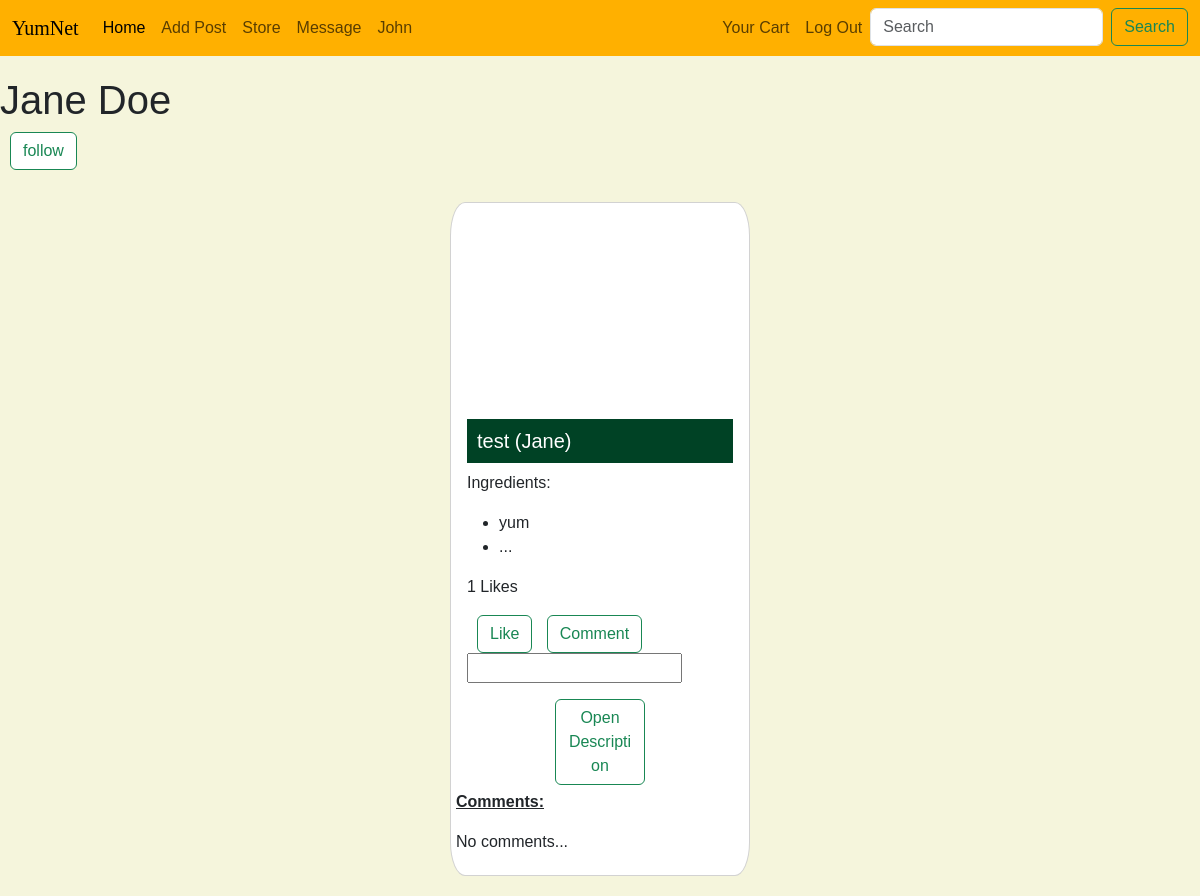
/userPage.php (signed in), run on the app's committed database.
### tables this page shows
CREATE TABLE `page_user` (
  `uid` int(11) NOT NULL,
  `first_name` varchar(255) NOT NULL,
  `last_name` varchar(255) NOT NULL,
  `user_name` varchar(255) NOT NULL,
  `email` varchar(255) NOT NULL,
  `pass` varchar(255) NOT NULL,
  `dob` date DEFAULT '2003-10-28',
  `last_seen` datetime DEFAULT current_timestamp(),
  `gender` bit(1) DEFAULT b'0' COMMENT 'male is zero female is one',
  `pic_url` varchar(255) DEFAULT NULL
);

CREATE TABLE `post` (
  `pid` int(11) NOT NULL,
  `img_url` varchar(2048) NOT NULL,
  `title` varchar(255) DEFAULT NULL,
  `published_at` datetime NOT NULL,
  `is_veg` int(1) NOT NULL,
  `caption` varchar(2048) NOT NULL,
  `user_id` int(11) NOT NULL
);

CREATE TABLE `postingredient` (
  `ingredient_name` varchar(255) NOT NULL,
  `post_id` int(11) NOT NULL,
  `quantity` int(11) DEFAULT NULL
);

### userPage.php (the view, shortened to what this page needs)
<!DOCTYPE html>
<html lang="en">
<head>
    <?php require 'includes_and_requires/bootstrap.php'?>
    <?php require 'styleTemp.php'?>
</head>
<body>
    <?php include 'includes_and_requires/menu.php'?>
    <?php
    require 'config.php';
    $sql =  "select first_name,last_name
    from page_user where uid = $_SESSION[pageUser]
    ";
    $ret = mysqli_query($conn,$sql);
    $name = mysqli_fetch_assoc($ret);
    echo"<h1>{$name['first_name']} {$name['last_name']}</h1>";
    $sql = "select * from follower where follower_id = $_SESSION[user_id] and following_id = $_SESSION[pageUser]";
    $ret = mysqli_query($conn,$sql);
    if($_SESSION['user_id']!=$_SESSION['pageUser'] && mysqli_num_rows($ret)==0){
        echo"<form action='Controllers/FollowController.php'>
        <input type='submit' name='choice' value='follow' class='btn btn-outline-success'>
        </form>
        ";
    }else if(mysqli_num_rows($ret)>0){
      echo"<form action='Controllers/FollowController.php'>
        <input type='submit' name='choice' value='unfollow' class='btn btn-outline-danger'>
        </form>
        ";
    }
    $sql = "select * from post where user_id = $_SESSION[pageUser] order by published_at desc";
      $ret = mysqli_query($conn,$sql);
      if(mysqli_num_rows($ret)>0){
        while($row = mysqli_fetch_assoc($ret)){
          $sql = "Select * from page_user where uid = {$row['user_id']}";
          $ret2 = mysqli_query($conn,$sql);
          $row2 = mysqli_fetch_assoc($ret2);
          $sql = "Select * from postingredient where post_id = {$row['pid']} limit 3";
          $ret3 = mysqli_query($conn,$sql);
          echo"
          <div class='card'>
      <div class='custom_image' style='background-image:url({$row['img_url']})'></div>
      <div class='card-body'>
        <h5 class='card-title'>{$row['title']} ({$row2['first_name']})</h5>
        <p class='card-text' onmouseover='onHover({$row['pid']})' onmouseout='outHover({$row['pid']})'>
          Ingredients: <ul>";
          while($row3 = mysqli_fetch_assoc($ret3)){
            echo "<li>{$row3['ingredient_name']}</li>";
          }
        echo"
        <li>...</li>
        </ul>
        </p>
        <p>";
        $sql = "select count(pid) as count from post_like
        where pid = {$row['pid']}";
        $ret4 = mysqli_query($conn, $sql);
      $count = mysqli_fetch_assoc($ret4);
      $sql = "SELECT * FROM post_like WHERE pid = {$row['pid']} AND uid = {$_SESSION['user_id']}";
      $ret5 = mysqli_query($conn, $sql);
      echo "{$count['count']}";
      echo " Likes</p>
<form action='Controllers/LCController.php'>
<input type='submit' class='btn btn-outline-success' value='" . (mysqli_num_rows($ret5)>0 ? 'Unlike' : 'Like') . "' name='like'>
        <input type='submit' class='btn btn-outline-success' value='Comment' name='comm'>
        <input type='text' name='comment' >
        <input type = 'hidden' name='user' value='$_SESSION[user_id]'>
        <input type = 'hidden' name='post' value='{$row['pid']}'>
        <input type = 'hidden' name='loc' value='user'>
        </form>
      </div>
      <button onclick='desc(1,\"post{$row['pid']}\")' class='btn btn-outline-success open'>Open Description</button>
      <div class='coms'><b><u><p>Comments:</p></u></b>";
      $sql = "select first_name, content
      from post_comment as pc
      join page_user as pu on pc.uid = pu.uid
      where pid = {$row['pid']}
      ";
      $retCom = mysqli_query($conn,$sql);
      if(mysqli_num_rows($retCom)==0){
        echo "<p>No comments...</p>";
      }else{
        while($coms = mysqli_fetch_assoc($retCom)){
          echo "<p>{$coms['first_name']}: {$coms['content']}</p>";
        }
      }
      echo"</div>
    </div>";
      }
      }
    ?>
</body>
</html>

### style11.css (style rules this page uses)
.card { width: 25%; margin: 2em auto; }
body { font-family: sans-serif; background-color: #F5F5DC; }
h5.card-title { background-color: #004225; padding: 10px; color: white; }
.custom_image { width: 100%; height: 200px; background-size: cover; background-position: center; }
.card { border-radius: 5%; margin-bottom: 20px; }
.custom_image { border-top-left-radius: 5%; border-top-right-radius: 5%; }
.coms { padding: 5px; }
.open { width: 30%; margin: auto auto; }
input.btn { background-color: white; margin-left: 10px; }

### data on the page
page_user: first_name "Jane", last_name "Doe"
post: title "test", page_user.first_name "Jane", count "1"
postingredient: ingredient_name "yum"

### other printed values
$_SESSION[first_name] "John"
